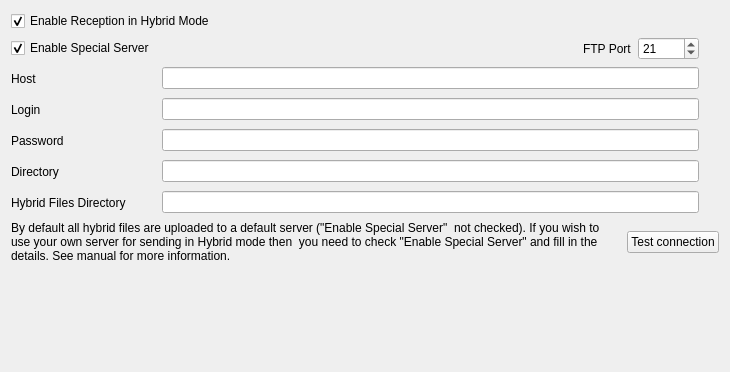
<?xml version="1.0" encoding="UTF-8"?>
<ui version="4.0">
 <class>hybridConfig</class>
 <widget class="QWidget" name="hybridConfig">
  <property name="geometry">
   <rect>
    <x>0</x>
    <y>0</y>
    <width>730</width>
    <height>372</height>
   </rect>
  </property>
  <property name="windowTitle">
   <string>Form</string>
  </property>
  <layout class="QVBoxLayout" name="verticalLayout">
   <item>
    <widget class="QCheckBox" name="enableHybridRxCheckBox">
     <property name="text">
      <string>Enable Reception in Hybrid Mode </string>
     </property>
     <property name="checked">
      <bool>true</bool>
     </property>
    </widget>
   </item>
   <item>
    <layout class="QHBoxLayout" name="_3">
     <property name="spacing">
      <number>6</number>
     </property>
     <property name="leftMargin">
      <number>0</number>
     </property>
     <property name="topMargin">
      <number>0</number>
     </property>
     <property name="rightMargin">
      <number>0</number>
     </property>
     <property name="bottomMargin">
      <number>0</number>
     </property>
     <item>
      <widget class="QCheckBox" name="enableSpecialServerCheckBox">
       <property name="text">
        <string>Enable Special Server</string>
       </property>
       <property name="checked">
        <bool>true</bool>
       </property>
      </widget>
     </item>
     <item>
      <spacer>
       <property name="orientation">
        <enum>Qt::Horizontal</enum>
       </property>
       <property name="sizeType">
        <enum>QSizePolicy::Expanding</enum>
       </property>
       <property name="sizeHint" stdset="0">
        <size>
         <width>20</width>
         <height>20</height>
        </size>
       </property>
      </spacer>
     </item>
     <item>
      <widget class="QLabel" name="ftpPortLabel_2">
       <property name="text">
        <string>FTP Port</string>
       </property>
       <property name="wordWrap">
        <bool>false</bool>
       </property>
      </widget>
     </item>
     <item>
      <widget class="QSpinBox" name="hybridFtpPortSpinBox">
       <property name="minimum">
        <number>1</number>
       </property>
       <property name="maximum">
        <number>10000</number>
       </property>
       <property name="value">
        <number>21</number>
       </property>
      </widget>
     </item>
     <item>
      <spacer>
       <property name="orientation">
        <enum>Qt::Horizontal</enum>
       </property>
       <property name="sizeType">
        <enum>QSizePolicy::Preferred</enum>
       </property>
       <property name="sizeHint" stdset="0">
        <size>
         <width>20</width>
         <height>20</height>
        </size>
       </property>
      </spacer>
     </item>
    </layout>
   </item>
   <item>
    <layout class="QHBoxLayout" name="_2">
     <property name="spacing">
      <number>6</number>
     </property>
     <property name="leftMargin">
      <number>0</number>
     </property>
     <property name="topMargin">
      <number>0</number>
     </property>
     <property name="rightMargin">
      <number>0</number>
     </property>
     <property name="bottomMargin">
      <number>0</number>
     </property>
     <item>
      <widget class="QLabel" name="hybridRemoteHostLabel">
       <property name="sizePolicy">
        <sizepolicy hsizetype="Fixed" vsizetype="Fixed">
         <horstretch>0</horstretch>
         <verstretch>0</verstretch>
        </sizepolicy>
       </property>
       <property name="minimumSize">
        <size>
         <width>145</width>
         <height>25</height>
        </size>
       </property>
       <property name="text">
        <string>Host</string>
       </property>
       <property name="wordWrap">
        <bool>false</bool>
       </property>
      </widget>
     </item>
     <item>
      <widget class="QLineEdit" name="hybridRemoteHostLineEdit"/>
     </item>
     <item>
      <spacer>
       <property name="orientation">
        <enum>Qt::Horizontal</enum>
       </property>
       <property name="sizeType">
        <enum>QSizePolicy::Preferred</enum>
       </property>
       <property name="sizeHint" stdset="0">
        <size>
         <width>20</width>
         <height>20</height>
        </size>
       </property>
      </spacer>
     </item>
    </layout>
   </item>
   <item>
    <layout class="QHBoxLayout" name="_7">
     <property name="spacing">
      <number>6</number>
     </property>
     <property name="leftMargin">
      <number>0</number>
     </property>
     <property name="topMargin">
      <number>0</number>
     </property>
     <property name="rightMargin">
      <number>0</number>
     </property>
     <property name="bottomMargin">
      <number>0</number>
     </property>
     <item>
      <widget class="QLabel" name="hybridFtpLoginLabel">
       <property name="sizePolicy">
        <sizepolicy hsizetype="Fixed" vsizetype="Fixed">
         <horstretch>0</horstretch>
         <verstretch>0</verstretch>
        </sizepolicy>
       </property>
       <property name="minimumSize">
        <size>
         <width>145</width>
         <height>25</height>
        </size>
       </property>
       <property name="text">
        <string>Login</string>
       </property>
       <property name="wordWrap">
        <bool>false</bool>
       </property>
      </widget>
     </item>
     <item>
      <widget class="QLineEdit" name="hybridFtpLoginLineEdit"/>
     </item>
     <item>
      <spacer>
       <property name="orientation">
        <enum>Qt::Horizontal</enum>
       </property>
       <property name="sizeType">
        <enum>QSizePolicy::Preferred</enum>
       </property>
       <property name="sizeHint" stdset="0">
        <size>
         <width>20</width>
         <height>20</height>
        </size>
       </property>
      </spacer>
     </item>
    </layout>
   </item>
   <item>
    <layout class="QHBoxLayout" name="_6">
     <property name="spacing">
      <number>6</number>
     </property>
     <property name="leftMargin">
      <number>0</number>
     </property>
     <property name="topMargin">
      <number>0</number>
     </property>
     <property name="rightMargin">
      <number>0</number>
     </property>
     <property name="bottomMargin">
      <number>0</number>
     </property>
     <item>
      <widget class="QLabel" name="hybridPasswordLabel">
       <property name="sizePolicy">
        <sizepolicy hsizetype="Fixed" vsizetype="Fixed">
         <horstretch>0</horstretch>
         <verstretch>0</verstretch>
        </sizepolicy>
       </property>
       <property name="minimumSize">
        <size>
         <width>145</width>
         <height>25</height>
        </size>
       </property>
       <property name="text">
        <string>Password</string>
       </property>
       <property name="wordWrap">
        <bool>false</bool>
       </property>
      </widget>
     </item>
     <item>
      <widget class="QLineEdit" name="hybridFtpPasswordLineEdit">
       <property name="echoMode">
        <enum>QLineEdit::Password</enum>
       </property>
      </widget>
     </item>
     <item>
      <spacer>
       <property name="orientation">
        <enum>Qt::Horizontal</enum>
       </property>
       <property name="sizeType">
        <enum>QSizePolicy::Preferred</enum>
       </property>
       <property name="sizeHint" stdset="0">
        <size>
         <width>20</width>
         <height>20</height>
        </size>
       </property>
      </spacer>
     </item>
    </layout>
   </item>
   <item>
    <layout class="QHBoxLayout" name="_8">
     <property name="spacing">
      <number>6</number>
     </property>
     <property name="leftMargin">
      <number>0</number>
     </property>
     <property name="topMargin">
      <number>0</number>
     </property>
     <property name="rightMargin">
      <number>0</number>
     </property>
     <property name="bottomMargin">
      <number>0</number>
     </property>
     <item>
      <widget class="QLabel" name="hybridRemoteDirectoryLabel">
       <property name="sizePolicy">
        <sizepolicy hsizetype="Fixed" vsizetype="Fixed">
         <horstretch>0</horstretch>
         <verstretch>0</verstretch>
        </sizepolicy>
       </property>
       <property name="minimumSize">
        <size>
         <width>145</width>
         <height>25</height>
        </size>
       </property>
       <property name="text">
        <string>Directory</string>
       </property>
       <property name="wordWrap">
        <bool>false</bool>
       </property>
      </widget>
     </item>
     <item>
      <widget class="QLineEdit" name="hybridRemoteDirectoryLineEdit"/>
     </item>
     <item>
      <spacer>
       <property name="orientation">
        <enum>Qt::Horizontal</enum>
       </property>
       <property name="sizeType">
        <enum>QSizePolicy::Preferred</enum>
       </property>
       <property name="sizeHint" stdset="0">
        <size>
         <width>20</width>
         <height>20</height>
        </size>
       </property>
      </spacer>
     </item>
    </layout>
   </item>
   <item>
    <layout class="QHBoxLayout" name="_9">
     <property name="spacing">
      <number>6</number>
     </property>
     <property name="leftMargin">
      <number>0</number>
     </property>
     <property name="topMargin">
      <number>0</number>
     </property>
     <property name="rightMargin">
      <number>0</number>
     </property>
     <property name="bottomMargin">
      <number>0</number>
     </property>
     <item>
      <widget class="QLabel" name="hybridRemoteDirectoryLabel_2">
       <property name="sizePolicy">
        <sizepolicy hsizetype="Fixed" vsizetype="Fixed">
         <horstretch>0</horstretch>
         <verstretch>0</verstretch>
        </sizepolicy>
       </property>
       <property name="minimumSize">
        <size>
         <width>145</width>
         <height>25</height>
        </size>
       </property>
       <property name="text">
        <string>Hybrid Files Directory</string>
       </property>
       <property name="wordWrap">
        <bool>false</bool>
       </property>
      </widget>
     </item>
     <item>
      <widget class="QLineEdit" name="hybridFilesDirectoryLineEdit"/>
     </item>
     <item>
      <spacer>
       <property name="orientation">
        <enum>Qt::Horizontal</enum>
       </property>
       <property name="sizeType">
        <enum>QSizePolicy::Preferred</enum>
       </property>
       <property name="sizeHint" stdset="0">
        <size>
         <width>20</width>
         <height>20</height>
        </size>
       </property>
      </spacer>
     </item>
    </layout>
   </item>
   <item>
    <layout class="QHBoxLayout" name="horizontalLayout_2" stretch="1,0">
     <item>
      <widget class="QLabel" name="label">
       <property name="text">
        <string>By default all hybrid files are uploaded to a default server (&quot;Enable Special Server&quot;  not checked). If you wish to use your own server for sending in Hybrid mode then  you need to check &quot;Enable Special Server&quot; and fill in the details. See manual for more information.</string>
       </property>
       <property name="wordWrap">
        <bool>true</bool>
       </property>
      </widget>
     </item>
     <item>
      <widget class="QPushButton" name="testHybridPushButton">
       <property name="text">
        <string>Test connection</string>
       </property>
      </widget>
     </item>
    </layout>
   </item>
   <item>
    <spacer name="spacer">
     <property name="orientation">
      <enum>Qt::Vertical</enum>
     </property>
     <property name="sizeType">
      <enum>QSizePolicy::Expanding</enum>
     </property>
     <property name="sizeHint" stdset="0">
      <size>
       <width>20</width>
       <height>38</height>
      </size>
     </property>
    </spacer>
   </item>
  </layout>
 </widget>
 <resources/>
 <connections/>
</ui>
